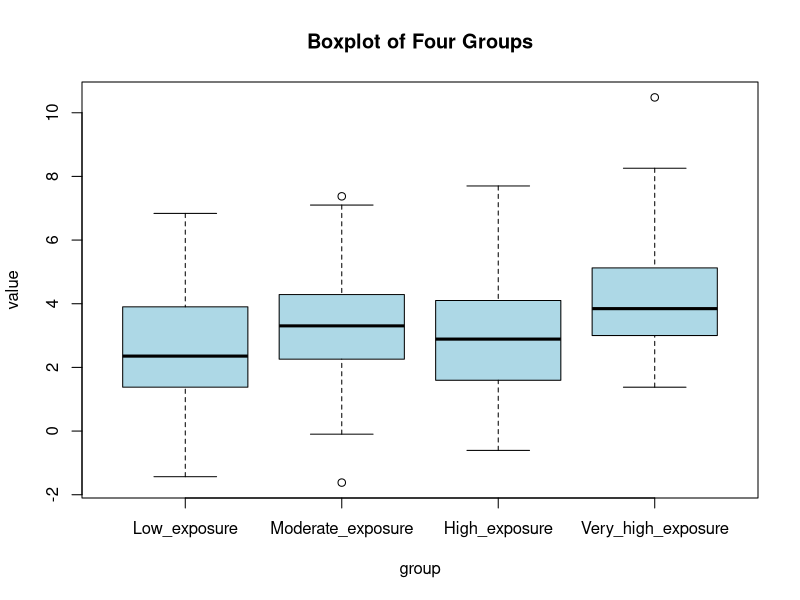

Reproduce this figure in R.
## ---- chunk 1
n = 100 # number of test persons
p = 0.04 # Known prevalence of the disease in the general population

individuals_suffered = c(15, 20, 5) # number of individuals who suffered from the disease for each hypothesis

p_values = sapply(individuals_suffered, function(x) {
  p_value = dbinom(x, size = n, prob = p)
  return(p_value)
})#Calculate the p-values for each hypothesis using the binomial probability mass function


for (i in 1:length(p_values)) {
  cat(sprintf("Hypothesis %d: p = %.4f\n", i, p_values[i]))
}# Print the p-values for each hypothesis
## ---- chunk 2

α <- 0.05# Define the desired overall significance level (alpha)

m <- length(p_values)# Calculate the number of hypothesis tests conducted (m)

αBonf <- α / m # Calculate Bonferroni adjusted significance level
## ---- chunk 3
# Generate example data for our four groups
set.seed(123)  # for reproducibility
Low_exposure <- rnorm(50, mean = 2.5, sd = 2)
Moderate_exposure <- rnorm(50, mean = 3.0, sd = 2)
High_exposure <- rnorm(50, mean = 3.5, sd = 2)
Very_high_exposure <- rnorm(50, mean = 4, sd = 2)

# Combine data into a single data frame
data <- data.frame(
  value = c(Low_exposure, Moderate_exposure, High_exposure, Very_high_exposure),
  group = rep(c("Low_exposure","Moderate_exposure","High_exposure", "Very_high_exposure"), each = 50)
)

data$group <- factor(data$group, levels = c("Low_exposure", "Moderate_exposure", "High_exposure", "Very_high_exposure"))# Reorder the levels of the 'group' factor variable

# Visualize the data
boxplot(value ~ group, data = data, col = "lightblue", main = "Boxplot of Four Groups")

## ---- chunk 4
# Perform one-way ANOVA
anova_result <- aov(value ~ group, data = data)
summary(anova_result)

# Perform Tukey post-hoc test
tukey_result <- TukeyHSD(anova_result)
tukey_result
